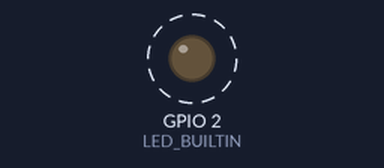
The sketch below on a simulated ESP8266 (NodeMCU). Parts: output pins drawn as LEDs (lit = HIGH, except the on-board LED, lit = LOW). Dashed ring = blinking.

Above: at 0.5 s.
Timing chart, 0 to 4.6 s (numbered marks = the images above):
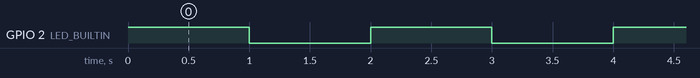

Measured:
- by itself, GPIO 2 (LED_BUILTIN): alternates HIGH for 1.0 s and LOW for 1.0 s

The sketch:

server.ino
```cpp
#include "Test.h"

void setup() {
    initLibrary();
}

void loop() {
    doSomething();
}
```

Test.cc
```cpp
#include "Test.h"
#include <Arduino.h>
#include <ESP8266WiFi.h>

void initLibrary() {
    pinMode(LED_BUILTIN, OUTPUT);
}

void doSomething() {
    digitalWrite(LED_BUILTIN, HIGH);
    delay(1000);
    digitalWrite(LED_BUILTIN, LOW);
    delay(1000);
}
```

Test.h
```cpp
#pragma once

void initLibrary();
void doSomething();
```
